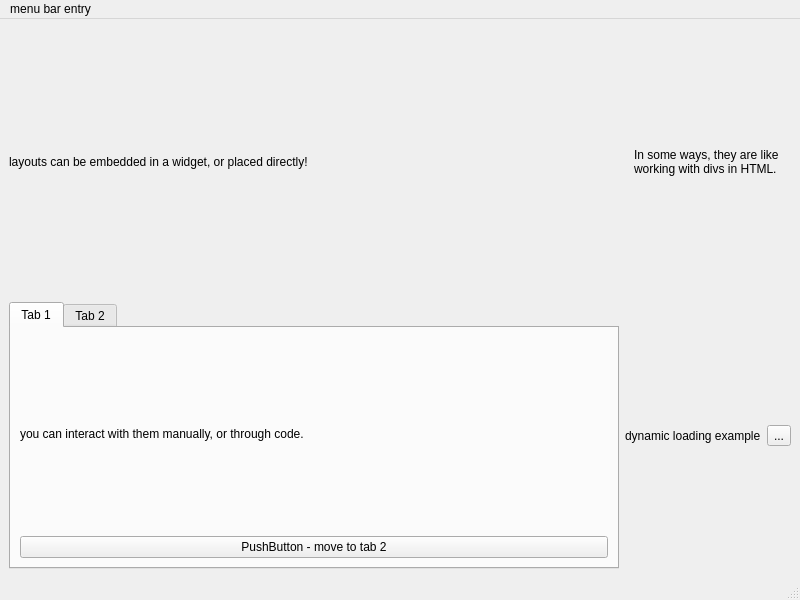
<?xml version="1.0" encoding="UTF-8"?>
<ui version="4.0">
 <class>MainWindow</class>
 <widget class="QMainWindow" name="MainWindow">
  <property name="geometry">
   <rect>
    <x>0</x>
    <y>0</y>
    <width>800</width>
    <height>600</height>
   </rect>
  </property>
  <property name="windowTitle">
   <string>MainWindow</string>
  </property>
  <widget class="QWidget" name="centralwidget">
   <layout class="QGridLayout" name="gridLayout_2">
    <item row="0" column="0">
     <layout class="QVBoxLayout" name="verticalLayout" stretch="0">
      <item>
       <widget class="QLabel" name="label">
        <property name="text">
         <string>layouts can be embedded in a widget, or placed directly!</string>
        </property>
       </widget>
      </item>
     </layout>
    </item>
    <item row="0" column="1">
     <widget class="QWidget" name="widget" native="true">
      <property name="sizePolicy">
       <sizepolicy hsizetype="Preferred" vsizetype="Preferred">
        <horstretch>1</horstretch>
        <verstretch>1</verstretch>
       </sizepolicy>
      </property>
      <layout class="QGridLayout" name="gridLayout">
       <item row="0" column="0">
        <widget class="QLabel" name="label_3">
         <property name="text">
          <string>In some ways, they are like working with divs in HTML.</string>
         </property>
         <property name="wordWrap">
          <bool>true</bool>
         </property>
        </widget>
       </item>
      </layout>
     </widget>
    </item>
    <item row="1" column="0">
     <widget class="QTabWidget" name="tabWidget">
      <property name="sizePolicy">
       <sizepolicy hsizetype="Expanding" vsizetype="Expanding">
        <horstretch>1</horstretch>
        <verstretch>1</verstretch>
       </sizepolicy>
      </property>
      <property name="currentIndex">
       <number>0</number>
      </property>
      <widget class="QWidget" name="tab">
       <attribute name="title">
        <string>Tab 1</string>
       </attribute>
       <layout class="QVBoxLayout" name="verticalLayout_2">
        <item>
         <widget class="QLabel" name="label_4">
          <property name="text">
           <string>you can interact with them manually, or through code.</string>
          </property>
         </widget>
        </item>
        <item>
         <widget class="QPushButton" name="set_to_2nd_tab">
          <property name="text">
           <string>PushButton - move to tab 2</string>
          </property>
         </widget>
        </item>
       </layout>
      </widget>
      <widget class="QWidget" name="tab_2">
       <attribute name="title">
        <string>Tab 2</string>
       </attribute>
       <layout class="QGridLayout" name="gridLayout_3">
        <item row="0" column="0">
         <widget class="QTabWidget" name="tabWidget_2">
          <property name="currentIndex">
           <number>0</number>
          </property>
          <widget class="QWidget" name="tab_3">
           <attribute name="title">
            <string>Tab 1</string>
           </attribute>
           <layout class="QVBoxLayout" name="verticalLayout_3">
            <item>
             <widget class="QLabel" name="label_5">
              <property name="text">
               <string>you can layer them as much as you need. Each one has unique traits.</string>
              </property>
              <property name="wordWrap">
               <bool>true</bool>
              </property>
             </widget>
            </item>
           </layout>
          </widget>
          <widget class="QWidget" name="tab_4">
           <attribute name="title">
            <string>Tab 2</string>
           </attribute>
           <layout class="QGridLayout" name="gridLayout_5">
            <item row="0" column="0">
             <layout class="QGridLayout" name="gridLayout_4">
              <item row="0" column="0">
               <widget class="QPushButton" name="pushButton">
                <property name="text">
                 <string>set both QTabWidgets to Tab 1</string>
                </property>
               </widget>
              </item>
             </layout>
            </item>
           </layout>
          </widget>
         </widget>
        </item>
       </layout>
      </widget>
     </widget>
    </item>
    <item row="1" column="1">
     <layout class="QHBoxLayout" name="horizontalLayout">
      <item>
       <widget class="QLabel" name="label_2">
        <property name="sizePolicy">
         <sizepolicy hsizetype="Maximum" vsizetype="Preferred">
          <horstretch>0</horstretch>
          <verstretch>0</verstretch>
         </sizepolicy>
        </property>
        <property name="text">
         <string>dynamic loading example</string>
        </property>
       </widget>
      </item>
      <item>
       <widget class="QToolButton" name="toolButton">
        <property name="text">
         <string>...</string>
        </property>
       </widget>
      </item>
     </layout>
    </item>
   </layout>
  </widget>
  <widget class="QMenuBar" name="menubar">
   <property name="geometry">
    <rect>
     <x>0</x>
     <y>0</y>
     <width>800</width>
     <height>30</height>
    </rect>
   </property>
   <widget class="QMenu" name="menumenu_bar_entry">
    <property name="title">
     <string>menu bar entry</string>
    </property>
    <widget class="QMenu" name="menuQMenu">
     <property name="title">
      <string>QMenu</string>
     </property>
     <addaction name="actionQAction2"/>
    </widget>
    <addaction name="actionactio"/>
    <addaction name="menuQMenu"/>
   </widget>
   <addaction name="menumenu_bar_entry"/>
  </widget>
  <widget class="QStatusBar" name="statusbar"/>
  <action name="actionactio">
   <property name="text">
    <string>QAction</string>
   </property>
  </action>
  <action name="actionQAction2">
   <property name="text">
    <string>QAction2</string>
   </property>
  </action>
 </widget>
 <resources/>
 <connections/>
</ui>
